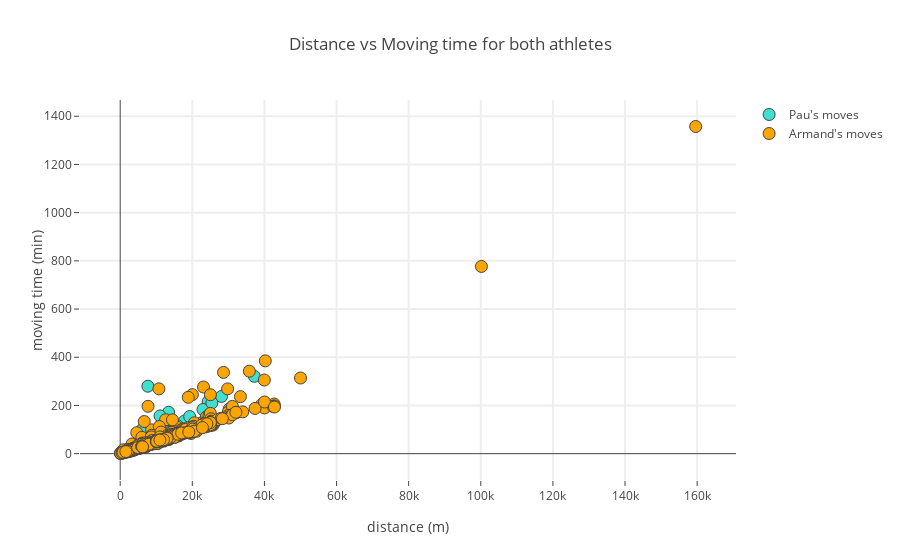

Notebook source saved alongside this figure:
### Markdown cell above
#### 2.1. Distance (m) and moving time (min) interactive visualization

### Code cell
cf.go_offline()
trace_p = go.Scatter(
    x=moves['distance'][moves.athlete == 'P'],
    y=moves['moving_time'][moves.athlete == 'P'],
    mode='markers',
    marker=dict(size=12,
                line=dict(width=1),
                color='turquoise'
               ),
    name="Pau's moves"
    )
trace_a = go.Scatter(
    x=moves['distance'][moves.athlete == 'A'],
    y=moves['moving_time'][moves.athlete == 'A'],
    mode='markers',
    marker=dict(size=12,
                line=dict(width=1),
                color='orange'
               ),
    name="Armand's moves",
    )
data_comp = [trace_p, trace_a]

layout_comp = go.Layout(
    title="Distance vs Moving time for both athletes",
    hovermode='closest',
    xaxis=dict(
        title='distance (m)',
        ticklen=5,
        gridwidth=2,
    ),
    yaxis=dict(
        title='moving time (min)',
        ticklen=5,
        gridwidth=2,
    ),
)
fig_comp = go.Figure(data=data_comp, layout=layout_comp)
fig_comp.iplot(filename='ap3')

### Figure 1 — Plotly figure (JSON) as saved in the notebook; plotly's stock layout.template omitted (floating-point values rounded to 4 significant figures; data arrays with more than 128 entries replaced by an {"elided": "..."} marker saying what was removed)
{"data": [{"marker": {"color": "turquoise", "line": {"width": 1}, "size": 12}, "mode": "markers", "name": "Pau's moves", "type": "scatter", "uid": "bdf8825f-8a38-4358-a9b6-d2212d8ce642", "x": {"elided": "143 int values"}, "y": {"elided": "143 float values"}}, {"marker": {"color": "orange", "line": {"width": 1}, "size": 12}, "mode": "markers", "name": "Armand's moves", "type": "scatter", "uid": "83b1a468-d82b-47f8-bcc9-4e62474b69b6", "x": {"elided": "670 int values"}, "y": {"elided": "670 float values"}}], "layout": {"hovermode": "closest", "title": {"text": "Distance vs Moving time for both athletes"}, "xaxis": {"gridwidth": 2, "ticklen": 5, "title": {"text": "distance (m)"}}, "yaxis": {"gridwidth": 2, "ticklen": 5, "title": {"text": "moving time (min)"}}}}
